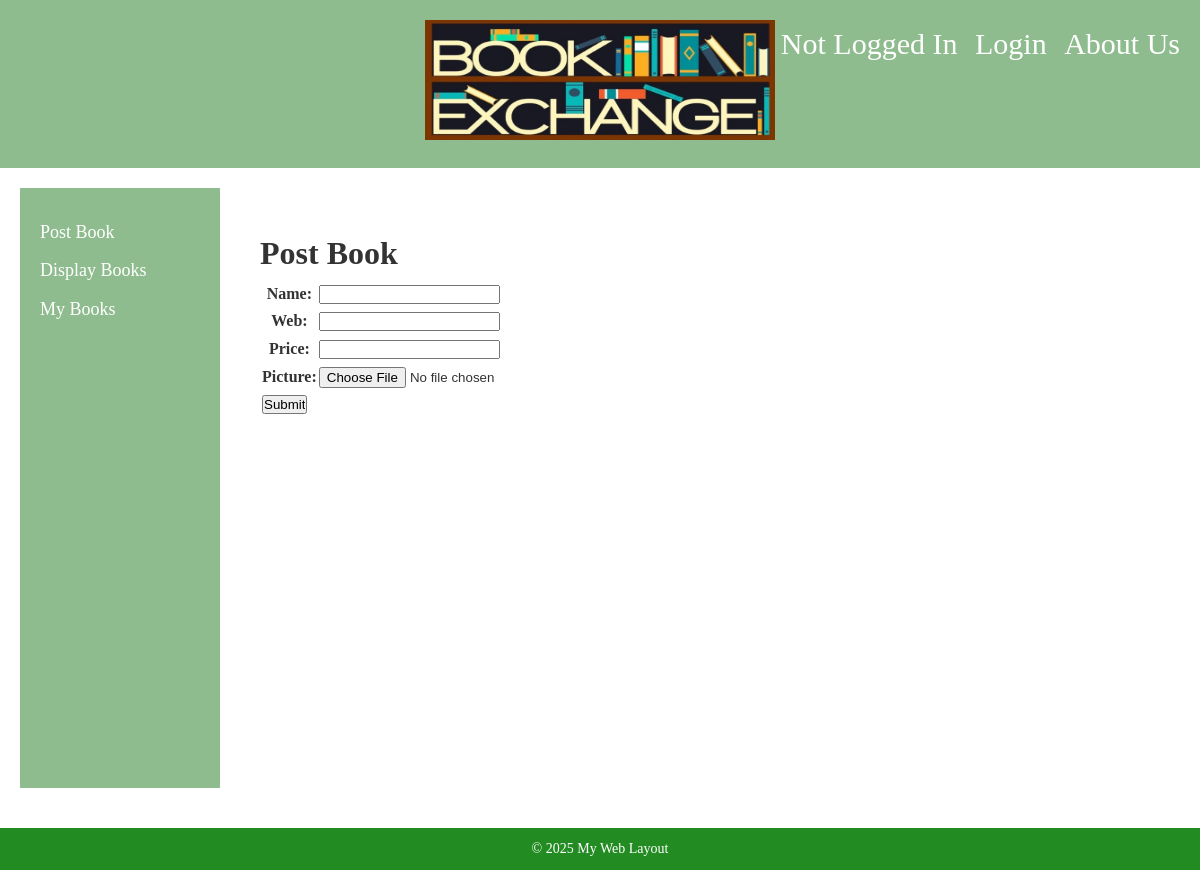
Before: /postbook with the older database file.
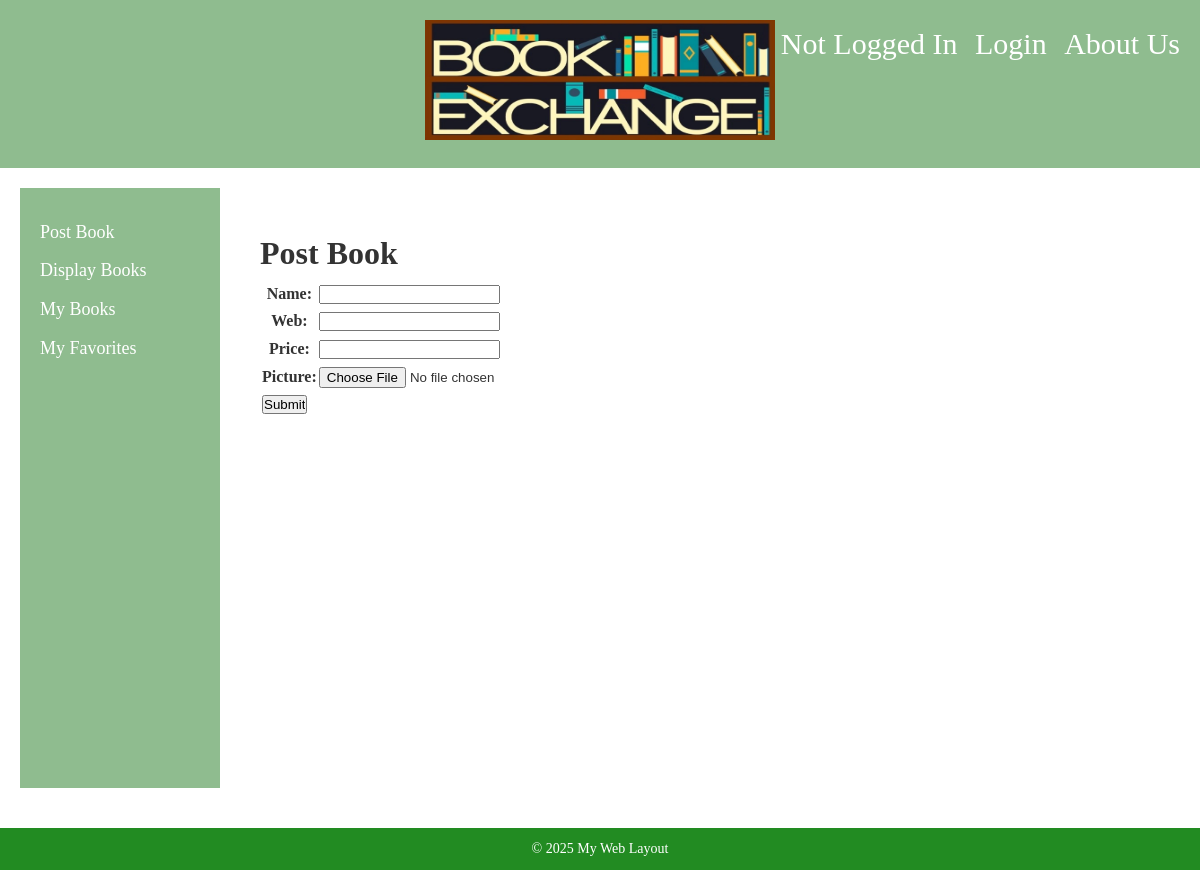
After: the same page with the newer database file.
### bookMng/models.py (models this page shows, shortened)
class MainMenu(models.Model):
    item = models.CharField(max_length=300, unique=True)
    link = models.CharField(max_length=300, unique=True)

### bookMng/views.py (the view)
# urls.py: path('postbook', views.postbook, name='postbook'),
def postbook(request):
    submitted = False
    if request.method == 'POST':
        form = BookForm(request.POST, request.FILES)
        if form.is_valid():
            book = form.save(commit=False)
            try:
                book.username = request.user
            except Exception:
                pass
            book.save()
            return HttpResponseRedirect('/postbook?submitted=True')
    else:
        form = BookForm()
        if 'submitted' in request.GET:
            submitted = True
    return render(request,
                  template_name='bookMng/postbook.html',
                  context={
                      'form': form,
                      'item_list': MainMenu.objects.all(),
                      'submitted': submitted
                  })

### bookMng/forms.py
class BookForm(ModelForm):
    class Meta:
        model = Book
        fields = [
            'name',
            'web',
            'price',
            'picture',
        ]

### bookEx/templates/bookMng/postbook.html (shortened to what this page needs)
{% extends "base.html" %}
{% load static %}
{% block sidenav %}
    {% for item in item_list %}
        <li>
            <a href="{{ item.link }}">  {{ item.item }} </a>
        </li>
    {% endfor %}
{% endblock sidenav %}
{% block content %}
    <h1>Post Book</h1>
    {% if submitted %}
        <h1> Post Book Successfully! </h1>
    {% else %}
        <form action="" enctype="multipart/form-data" method="post" novalidate>
            <table>
                {{ form.as_table }}
                <tr>
                    <td>
                        <input type="submit" value ="Submit">
                    </td>
                </tr>
            </table>
        </form>
    {% endif %}
{% endblock content %}

Changed rows visible on the page:
added MainMenu: item "My Favorites"
